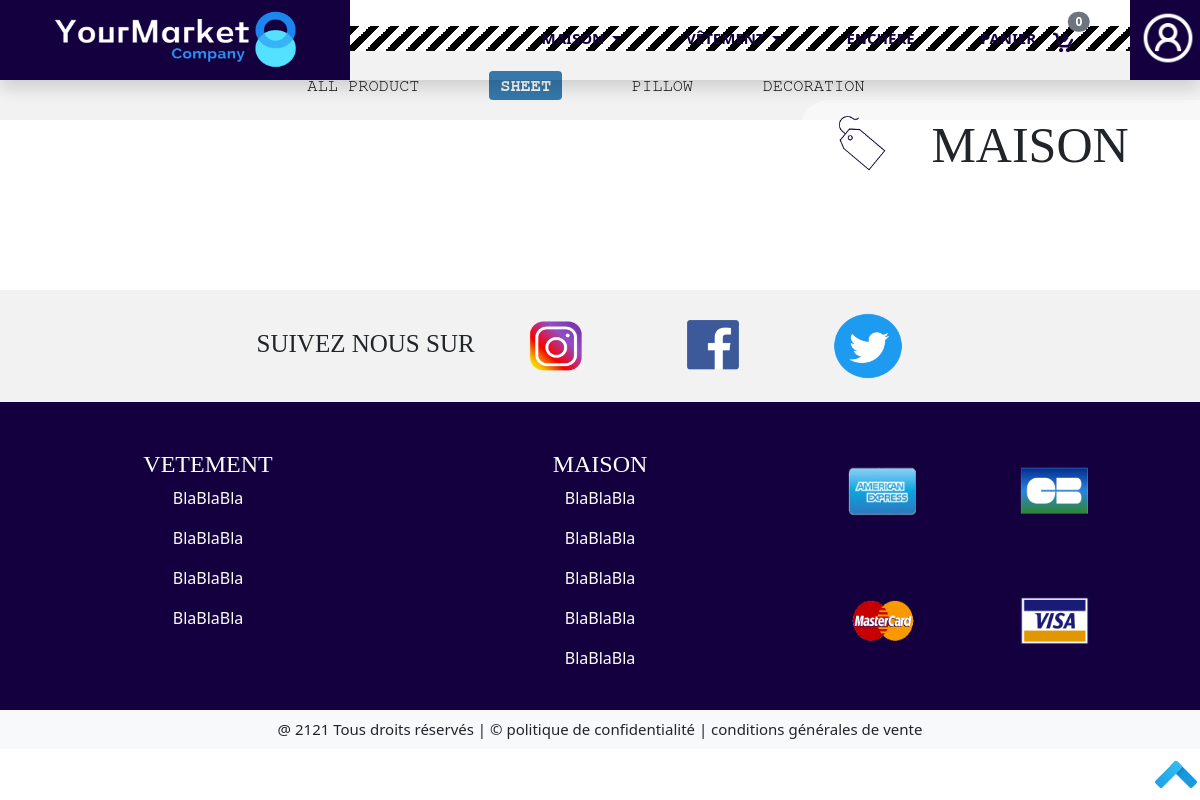
Before: /Front/Acheteur/page-maison-sheet.php with the older database file.
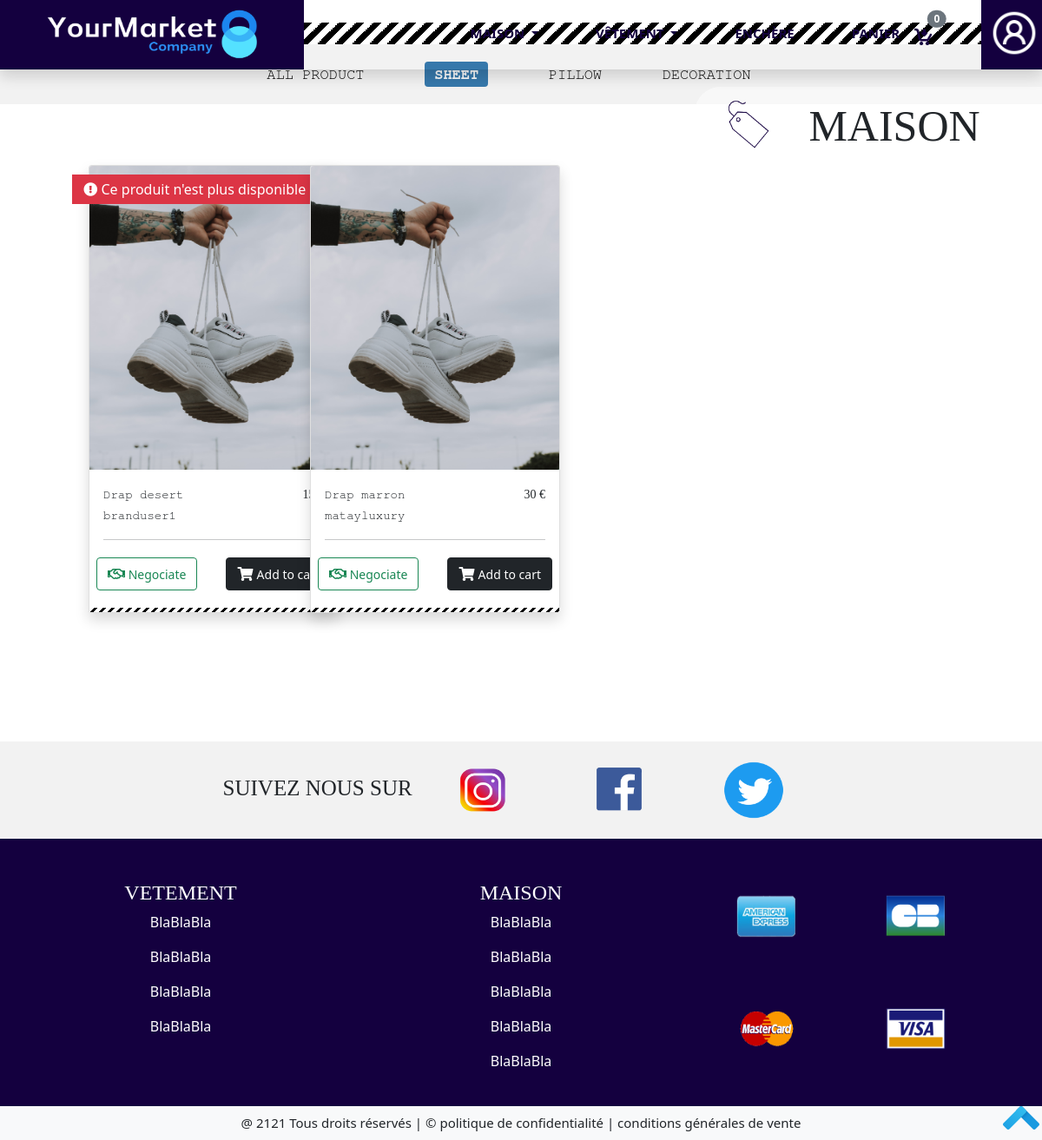
After: the same page with the newer database file.
### tables this page shows
CREATE TABLE IF NOT EXISTS `item` (
  `id_item` int(11) NOT NULL AUTO_INCREMENT,
  `id_seller` int(11) NOT NULL,
  `price` varchar(15) NOT NULL,
  `name` varchar(20) NOT NULL,
  `category` varchar(255) NOT NULL,
  `subcategory` varchar(255) NOT NULL,
  `quantity` varchar(15) NOT NULL,
  `description` text NOT NULL,
  `photo` varchar(255) NOT NULL,
  `is_bidding` tinyint(4) NOT NULL DEFAULT '0',
  `is_negotiated` tinyint(4) NOT NULL DEFAULT '0',
  `is_buying` tinyint(4) NOT NULL DEFAULT '0',
  PRIMARY KEY (`id_item`),
  KEY `id_item` (`id_item`),
  KEY `id_seller` (`id_seller`)
);

CREATE TABLE IF NOT EXISTS `seller` (
  `id_seller` int(11) NOT NULL AUTO_INCREMENT,
  `brand` varchar(30) NOT NULL,
  `profil_picture` varchar(255) NOT NULL,
  `background` varchar(255) NOT NULL,
  `phone` varchar(255) NOT NULL,
  `email` varchar(255) NOT NULL,
  `passworde` varchar(255) NOT NULL,
  PRIMARY KEY (`id_seller`),
  KEY `id_seller` (`id_seller`)
);

### Front/Acheteur/page-maison-sheet.php (the view, shortened to what the changed rows need)
<?php
    require "head.php";
        include("../../Bdd/cnx.php");
        $queryCountCadre = mysqli_query($con, "select count(id_item) as total  from item where category='maison' and subcategory='drap'");
        $queryAllCadre = mysqli_query($con, "select name, price ,subcategory, brand, quantity, description,photo, is_negotiated, is_bidding from item,seller where seller.id_seller=item.id_seller and category='maison' and subcategory='drap'");
?>
<div class="maison_liste_total row">
    <div class="col-10">
        <div class="row">
        <?php
        if($row = mysqli_fetch_assoc($queryCountCadre)){
            $total = $row['total'];
            for ($i=0; $i<=$total;$i++){
                if($rowAllCadre = mysqli_fetch_assoc($queryAllCadre)){
                    $nameCadre = $rowAllCadre['name'];
                    $prixCadre = $rowAllCadre['price'];
                    $brandCadre = $rowAllCadre['brand'];
                    $quantityCadre = $rowAllCadre['quantity'];
                    $is_negotiated = $rowAllCadre['is_negotiated'];
                    ?>
                    <div class="listeVendeur_un_par_un col-3 mb-5">
                        <div class="card shadow cardProduct" style="width: 18rem;" >
                            <img class="img_listeVendeur_logo card-img-top" src="../../Image/chaussure.png" alt="oreiller">
                            <div class="card-body">
                                <div class="row">
                                    <div class="col-md-9">
                                    <div class="detail_style_titre detail_style"><small><?php echo $nameCadre ?></small></div>
                                <div class="detail_style_marque detail_style"><small><?php echo $brandCadre ?></small></div>
                                    </div>
                                    <div class="col-md-3">
                                        <p href="#" class="detail_style_prix texte_style f_right"><small><?php echo $prixCadre ?> €</small> </p>
                                    </div>
                                </div>
                                <hr>
                                <div class="row">
                                    <div class="col-6 p-1 m-0">
                                        <?php if($is_negotiated == 1){ ?>
                                            <button type="button" class="btn btn-outline-success" data-bs-toggle="modal" data-bs-target="#nego_prix_maison"> <i class="far fa-handshake"></i><small> Negociate</small></button>
                                        <?php } ?>
                                    </div>
                                    <div class="col-6  p-1 m-0">
                                        <button type="button" class="btn btn-dark f_right"> <i class="fas fa-shopping-cart"></i>    <small>Add to cart</small></button>
                                    </div>
                            </div>
                            <?php  if($quantityCadre == 0 ){?>
                                    <div class="card-badge bg-danger  pl-5"> &nbsp; <i class="fas fa-exclamation-circle"></i> Ce produit n'est plus disponible &nbsp;</div>
                            <?php }?>
                            </div>
                            <div class="class_separation2 w-100"></div>
                            </div>
                        </div>
            <?php
                }
            }
        }
        ?>
        </div>
    </div>
</div>
<?php
    include("footer.php");
?>

### Front/Acheteur/head.php (shortened to what the changed rows need)
<!DOCTYPE html>
<html>
<head>
    <link rel="stylesheet" href="../../Lien/yourmarket.css">
    <link rel="stylesheet" href="../../Lien/accueil.css">
    <link rel="stylesheet" href="../../Lien/categorie.css">
    <link rel="stylesheet" href="../../Lien/infoPerso.css">
    <link rel="stylesheet" href="../../Lien/article.css">
    <link rel="stylesheet" href="../../Lien/panier.css">
    <link href="https://cdn.jsdelivr.net/npm/bootstrap@5.0.0-beta2/dist/css/bootstrap.min.css" rel="stylesheet"
>
    <link rel="stylesheet" href="https://pro.fontawesome.com/releases/v5.10.0/css/all.css"
/>
</head>
<body>
<nav class="navbar navbar_menu_principal fixed-top navbar-expand-lg shadow">
    <div class="container-fluid">
        <a class="navbar-brand" href="index.php"><img class="position-absolute top-0 start-0" id="img_logo_navbar"
                src="../../Image/logo_navbar.png" alt="logo_navbar"></a>
    </div>
</nav>

Changed rows visible on the page:
now on this page (row edited): item: name "Drap desert", id_seller.brand "branduser1", price "15…", is_negotiated 1 (drawn), quantity "0" (drawn)
added item: name "Drap marron", id_seller.brand "matayluxury", price "30", is_negotiated 1 (drawn)
